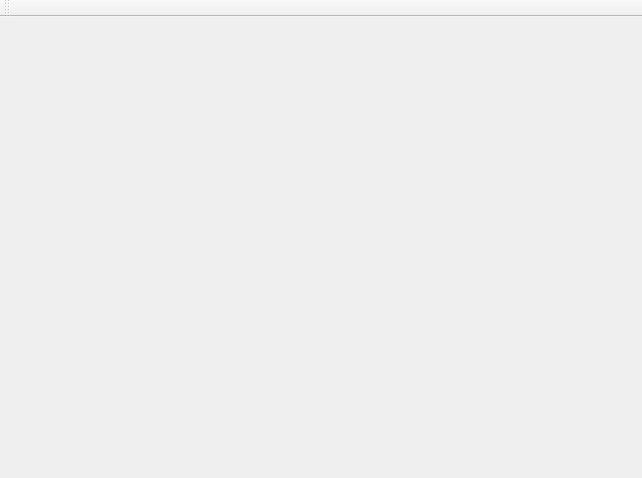
<?xml version="1.0" encoding="UTF-8"?>
<ui version="4.0">
 <class>MainWindow</class>
 <widget class="QMainWindow" name="MainWindow">
  <property name="enabled">
   <bool>true</bool>
  </property>
  <property name="geometry">
   <rect>
    <x>0</x>
    <y>0</y>
    <width>642</width>
    <height>478</height>
   </rect>
  </property>
  <property name="windowTitle">
   <string>MainWindow</string>
  </property>
  <widget class="QWidget" name="centralWidget">
   <widget class="QLabel" name="displayLabel">
    <property name="geometry">
     <rect>
      <x>0</x>
      <y>0</y>
      <width>640</width>
      <height>480</height>
     </rect>
    </property>
    <property name="text">
     <string/>
    </property>
   </widget>
   <widget class="QWidget" name="layoutWidget">
    <property name="geometry">
     <rect>
      <x>440</x>
      <y>340</y>
      <width>170</width>
      <height>91</height>
     </rect>
    </property>
    <layout class="QVBoxLayout" name="verticalLayout">
     <item>
      <layout class="QHBoxLayout" name="horizontalLayout"/>
     </item>
    </layout>
   </widget>
  </widget>
  <widget class="QToolBar" name="mainToolBar">
   <attribute name="toolBarArea">
    <enum>TopToolBarArea</enum>
   </attribute>
   <attribute name="toolBarBreak">
    <bool>false</bool>
   </attribute>
  </widget>
 </widget>
 <layoutdefault spacing="6" margin="11"/>
 <resources/>
 <connections/>
</ui>
